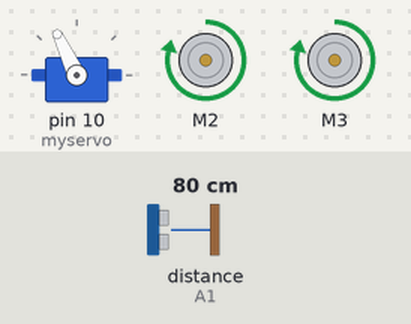
Bench run of a sketch on a simulated Arduino Uno, built with avr-gcc and run on an emulated ATmega328P. On the bench: servo, 2 × DC motor (green arrow = forward, orange = backward, longer = faster). The test bench sets the inputs (shaded band); at power-on: distance to the obstacle (sensor on A1) 80 cm. The echo pulse lasts 58.3 µs per cm.

Above: at 2.9 s.
3.0 s: distance to the obstacle (sensor on A1) set to 18 cm
4.5 s: distance to the obstacle (sensor on A1) set to 13 cm
At 6.3 s:
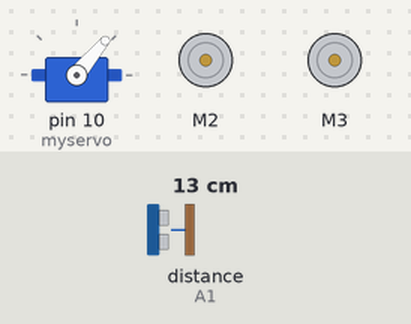
7.5 s: distance to the obstacle (sensor on A1) set to 35 cm
At 7.9 s:
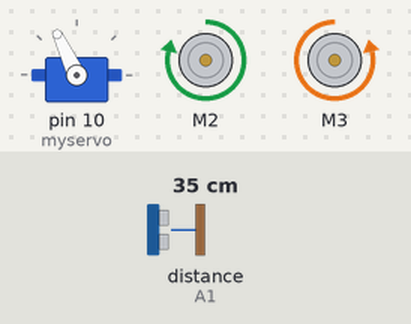
10.3 s: distance to the obstacle (sensor on A1) set to 2 cm
At 12.8 s:
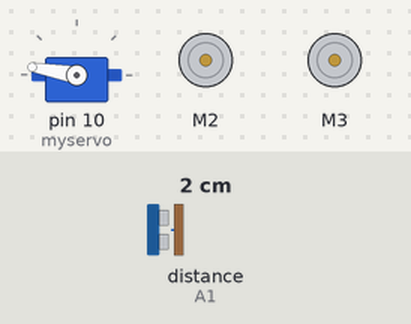
13.3 s: distance to the obstacle (sensor on A1) set to 60 cm
At 14.03 s:
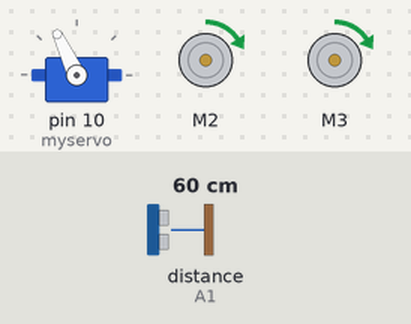
Timing chart, 0 to 16.3 s (numbered marks = the images above; inputs shaded):
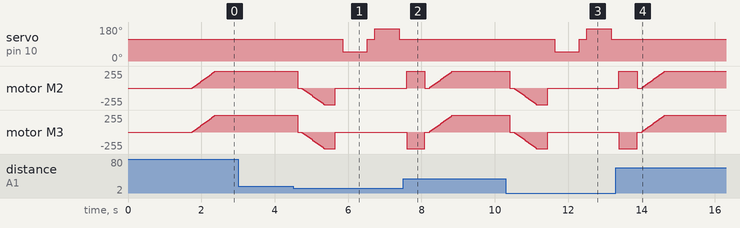

The sketch:

ARDUINO_OBSTACLE_AVOIDING_CAR.ino
```cpp
// ARDUINO OBSTACLE AVOIDING CAR
// Before uploading the code you have to install the necessary library//
// AFMotor Library https://learn.adafruit.com/adafruit-motor-shield/library-install //
// NewPing Library https://github.com/livetronic/Arduino-NewPing//
// Servo Library https://github.com/arduino-libraries/Servo.git //
// To Install the libraries go to sketch >> Include Library >> Add .ZIP File >> Select the Downloaded ZIP files From the Above links //


#include <AFMotor.h>
#include <NewPing.h>
#include <Servo.h>

#define TRIG_PIN A0
#define ECHO_PIN A1
#define MAX_DISTANCE 200
#define MAX_SPEED 250
#define MAX_SPEED_OFFSET 0


NewPing sonar(TRIG_PIN, ECHO_PIN, MAX_DISTANCE);

AF_DCMotor motor2(2, MOTOR12_1KHZ);
AF_DCMotor motor3(3, MOTOR34_1KHZ);
Servo myservo;

boolean goesForward=false;
int distance = 120;
int speedSet = 0;

void setup() {

  myservo.attach(10);
  myservo.write(115);
  delay(1000);
  distance = readPing();
  delay(100);
  distance = readPing();
  delay(100);
  distance = readPing();
  delay(100);
  distance = readPing();
  delay(100);
}

void loop() {
 int distanceR = 0;
 int distanceL =  0;
 delay(40);

 if(distance<=15)
 {
  moveStop();
  delay(100);
  moveBackward();
  delay(300);
  moveStop();
  delay(200);
  distanceR = lookRight();
  delay(200);
  distanceL = lookLeft();
  delay(200);

  if(distanceR>=distanceL)
  {
    turnRight();
    moveStop();
  }else
  {
    turnLeft();
    moveStop();
  }
 }else
 {
  moveForward();
 }
 distance = readPing();
}

int lookRight()
{
    myservo.write(50);
    delay(500);
    int distance = readPing();
    delay(100);
    myservo.write(115);
    return distance;
}

int lookLeft()
{
    myservo.write(170);
    delay(500);
    int distance = readPing();
    delay(100);
    myservo.write(115);
    return distance;
    delay(100);
}

int readPing() {
  delay(70);
  int cm = sonar.ping_cm();
  if(cm==0)
  {
    cm = 250;
  }
  return cm;
}

void moveStop() {
  motor2.run(RELEASE);
  motor3.run(RELEASE);
  }

void moveForward() {

 if(!goesForward)
  {
    goesForward=true;
    motor2.run(FORWARD);
    motor3.run(FORWARD);
   for (speedSet = 0; speedSet < MAX_SPEED; speedSet +=2)
   {
    motor2.setSpeed(speedSet);
    motor3.setSpeed(speedSet);
    delay(5);
   }
  }
}

void moveBackward() {
    goesForward=false;
    motor2.run(BACKWARD);
    motor3.run(BACKWARD);
  for (speedSet = 0; speedSet < MAX_SPEED; speedSet +=2)
  {
    motor2.setSpeed(speedSet);
    motor3.setSpeed(speedSet);
    delay(5);
  }
}

void turnRight() {
  motor2.run(FORWARD);
  motor3.run(BACKWARD);
  delay(500);
  motor2.run(FORWARD);
  motor3.run(FORWARD);
}

void turnLeft() {
  motor2.run(BACKWARD);
  motor3.run(FORWARD);
  delay(500);
  motor2.run(FORWARD);
  motor3.run(FORWARD);
}
```

Measured:
- the behaviour switches between 16 and 15 cm on distance to the obstacle (sensor on A1) (found by bisection; images 0 and 1)
- after the input at 3.0 s, every drawn part: stays the same
- after the input at 4.5 s, servo on pin 10 (myservo): 115° → 50° after 1.3 s, → 115° 0.67 s later, → 170° 0.20 s later, → 115° 0.67 s later
- after the input at 7.5 s, servo on pin 10 (myservo): stays 115° (without the input it goes to 50° after 1.9 s)
- after the input at 10.3 s, servo on pin 10 (myservo): 115° → 50° after 1.3 s, → 115° 0.67 s later, → 170° 0.20 s later, → 115° 0.67 s later
- after the input at 13.3 s, servo on pin 10 (myservo): stays 115° (without the input it goes to 50° after 1.9 s)
